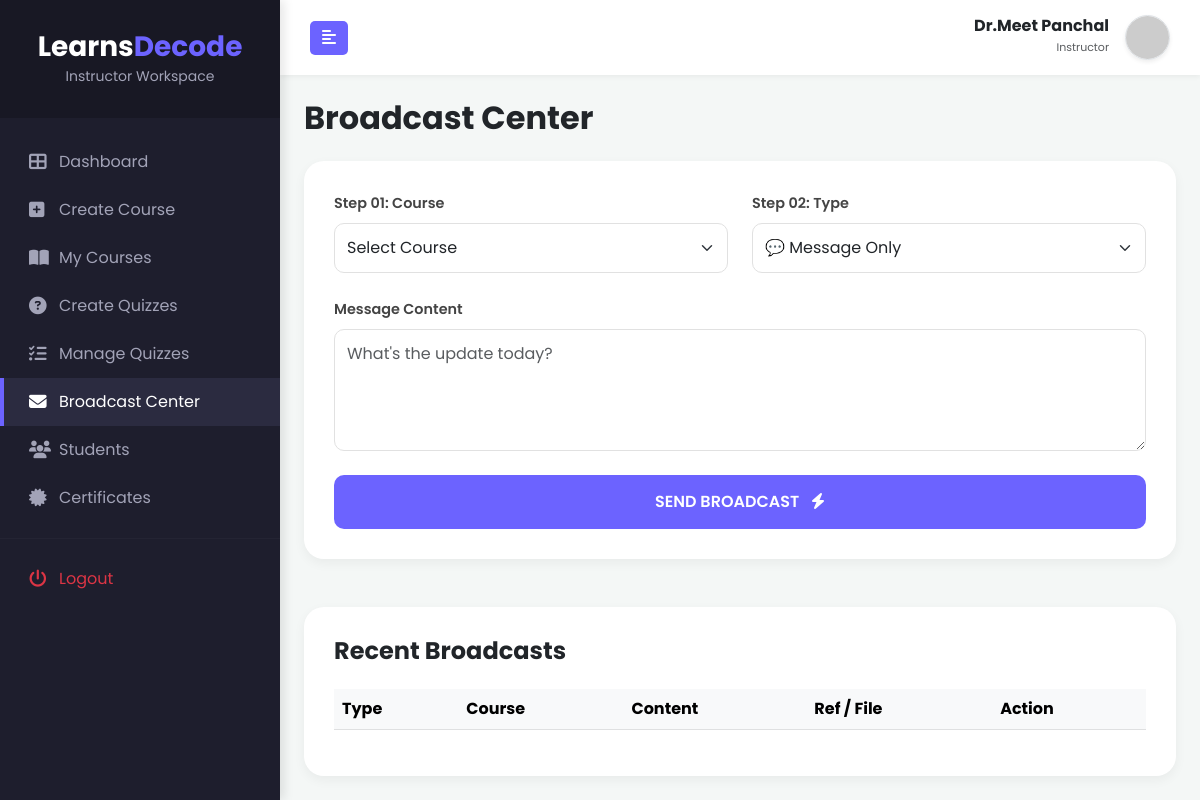
/instructor/broadcast_center.php (signed in), run on an earlier commit of the app's database.
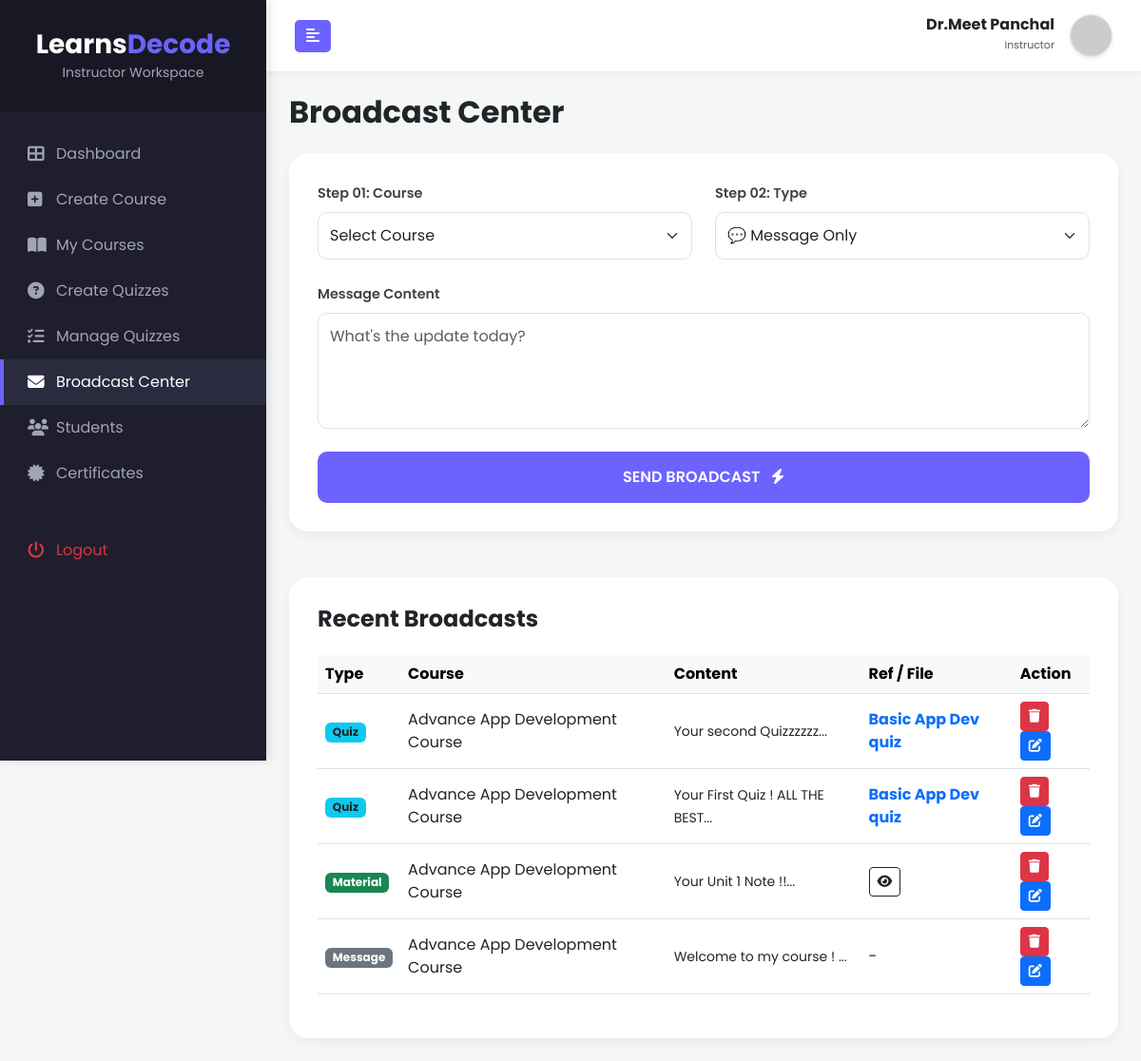
And on a later commit of the database.
### tables this page shows
CREATE TABLE `instructor_profiles` (
  `id` int(10) UNSIGNED NOT NULL,
  `user_id` int(10) UNSIGNED NOT NULL,
  `expertise` varchar(255) DEFAULT NULL,
  `bio` text DEFAULT NULL,
  `profile_pic` varchar(255) DEFAULT 'default-avatar.png',
  `facebook_link` varchar(255) DEFAULT NULL,
  `linkedin_link` varchar(255) DEFAULT NULL,
  `created_at` timestamp NOT NULL DEFAULT current_timestamp()
);

CREATE TABLE `users` (
  `id` int(10) UNSIGNED NOT NULL,
  `name` varchar(100) NOT NULL,
  `email` varchar(100) NOT NULL,
  `password` varchar(255) NOT NULL,
  `role` enum('student','instructor','admin') NOT NULL DEFAULT 'student',
  `created_at` timestamp NOT NULL DEFAULT current_timestamp(),
  `approved` tinyint(1) DEFAULT 1,
  `otp` varchar(10) DEFAULT NULL
);

CREATE TABLE `inbox_messages` (
  `id` int(11) NOT NULL,
  `sender_id` int(11) NOT NULL,
  `course_id` int(11) NOT NULL,
  `msg_type` enum('msg','material','quiz') NOT NULL,
  `quiz_id` int(11) DEFAULT NULL,
  `attachment_path` varchar(255) DEFAULT NULL,
  `content` text NOT NULL,
  `created_at` timestamp NOT NULL DEFAULT current_timestamp(),
  `is_read` tinyint(1) DEFAULT 0
);

CREATE TABLE `courses` (
  `id` int(10) UNSIGNED NOT NULL,
  `instructor_id` int(10) UNSIGNED NOT NULL,
  `category_id` int(10) DEFAULT NULL,
  `title` varchar(150) NOT NULL,
  `price` decimal(10,2) DEFAULT 0.00,
  `description` text DEFAULT NULL,
  `thumbnail` varchar(255) DEFAULT NULL,
  `status` enum('draft','published') DEFAULT 'draft',
  `created_at` timestamp NOT NULL DEFAULT current_timestamp()
);

CREATE TABLE `quizzes` (
  `id` int(10) UNSIGNED NOT NULL,
  `course_id` int(10) UNSIGNED NOT NULL,
  `title` varchar(150) NOT NULL,
  `total_marks` int(10) UNSIGNED DEFAULT 0,
  `created_at` timestamp NOT NULL DEFAULT current_timestamp(),
  `status` enum('draft','published') DEFAULT 'draft'
);

### instructor/broadcast_center.php (the view, shortened to what this page needs)
<?php
require '../config/config.php';
$instructor_id = $_SESSION['user_id'];
$profile_q = mysqli_query($conn ,"SELECT u.name, p.profile_pic FROM users u LEFT JOIN instructor_profiles p ON u.id = p.user_id WHERE u.id = $instructor_id");
$profile_data = mysqli_fetch_assoc($profile_q);
$p_img = (!empty($profile_data['profile_pic']) && $profile_data['profile_pic'] != 'default-avatar.png')
        ? "../uploads/profile/".$profile_data['profile_pic']
        : "https://ui-avatars.com/api/?name=".urlencode($profile_data['name'])."&background=6c63ff&color=fff";
?>
<!DOCTYPE html>
<html lang="en">
<head>
    <link href="https://cdn.jsdelivr.net/npm/bootstrap@5.3.0/dist/css/bootstrap.min.css" rel="stylesheet">
    <link rel="stylesheet" href="https://cdnjs.cloudflare.com/ajax/libs/font-awesome/6.4.0/css/all.min.css">
    <link href="https://unpkg.com/aos@2.3.1/dist/aos.css" rel="stylesheet">
    <link rel="stylesheet" href="https://cdnjs.cloudflare.com/ajax/libs/animate.css/4.1.1/animate.min.css"/>
</head>
<body>
<nav id="sidebar">
    <div class="sidebar-header">
        <h3 class="fw-bold text-white mb-0">Learns<span style="color:var(--primary-color)">Decode</span></h3>
        <small>Instructor Workspace</small>
    </div>
    <div class="nav-links">
        <a href="dashboard.php"><i class="fas fa-th-large"></i> Dashboard</a>
        <a href="add_course.php"><i class="fas fa-plus-square"></i> Create Course</a>
        <a href="manage_courses.php"><i class="fas fa-book-open"></i> My Courses</a>
        <a href="add_quiz.php"><i class="fas fa-question-circle"></i> Create Quizzes</a>
        <a href="manage_quizzes.php"><i class="fas fa-tasks"></i> Manage Quizzes</a>
        <a href="inbox.php" class="active"><i class="fas fa-envelope"></i> Broadcast Center </a>
        <a href="manage_students.php"><i class="fas fa-users"></i> Students</a>
        <a href="manage_certificates.php"><i class="fas fa-certificate"></i> Certificates</a>
        <hr style="border-color: rgba(255,255,255,0.1)">
        <a href="../logout.php" class="text-danger"><i class="fas fa-power-off"></i> Logout</a>
    </div>
</nav>
<div id="content">
    <nav class="navbar navbar-custom d-flex justify-content-between">
        <button type="button" id="sidebarCollapse">
            <i class="fas fa-align-left"></i>
        </button>
        <div class="user-info d-flex align-items-center">
            <div class="text-end me-3 d-none d-sm-block">
                <div class="fw-bold lh-1"><?= $profile_data['name']; ?></div>
                <small class="text-muted" style="font-size: 11px;">Instructor</small>
            </div>
            <img src="<?= $p_img ?>" class="rounded-circle shadow-sm border" width="45" height="45" style="object-fit: cover;">
        </div>
    </nav>
    <div class="container-fluid p-4">
        <h2 class="fw-bold mb-4" data-aos="fade-down">Broadcast Center </h2>
        <div class="broadcast-card" data-aos="fade-up">
            <form id="broadcastForm" enctype="multipart/form-data">
                <div class="row g-4">
                    <div class="col-md-6">
                        <label class="form-label">Step 01: Course</label>
                        <select class="form-select" name="course_id" id="course_id" required>
                            <option value="">Select Course</option>
                        </select>
                    </div>
                    <div class="col-md-6">
                        <label class="form-label">Step 02: Type</label>
                        <select class="form-select" name="msg_type" id="msg_type" required>
                            <option value="msg">💬 Message Only</option>
                        </select>
                    </div>
                    <div class="col-12">
                        <label class="form-label">Message Content</label>
                        <textarea class="form-control" name="content" rows="4" placeholder="What's the update today?" required></textarea>
                    </div>
                </div>
                <button type="submit" class="btn-launch mt-4" id="submitBtn">
                    SEND BROADCAST <i class="fas fa-bolt ms-2"></i>
                </button>
            </form>
        </div>
        <div class="broadcast-card mt-5" data-aos="fade-up">
            <h4 class="fw-bold mb-4">Recent Broadcasts </h4>
            <div class="table-responsive">
                <table class="table table-hover align-middle">
                    <thead class="table-light">
                        <tr>
                            <th>Type</th>
                            <th>Course</th>
                            <th>Content</th>
                            <th>Ref / File</th>
                            <th>Action</th>
                        </tr>
                    </thead>
                    <tbody id="broadcastList">
                        <?php
                        $fetch_sql = "SELECT m.*, c.title as course_title, q.title as quiz_title
                                     FROM inbox_messages m
                                     LEFT JOIN courses c ON m.course_id = c.id
                                     LEFT JOIN quizzes q ON m.quiz_id = q.id
                                     WHERE m.sender_id = $instructor_id
                                     ORDER BY m.created_at DESC";
                        $res = mysqli_query($conn, $fetch_sql);
                        while($row = mysqli_fetch_assoc($res)):
                        ?>
                        <tr id="row_<?= $row['id'] ?>">
                            <td>
                                <?php if($row['msg_type'] == 'quiz'): ?>
                                    <span class="badge bg-info text-dark">Quiz</span>
                                <?php elseif($row['msg_type'] == 'material'): ?>
                                    <span class="badge bg-success text-white">Material</span>
                                <?php else: ?>
                                    <span class="badge bg-secondary text-white">Message</span>
                                <?php endif; ?>
                            </td>
                            <td><?= $row['course_title'] ?></td>
                            <td><small><?= substr($row['content'], 0, 40) ?>...</small></td>
                            <td>
                                <?php if($row['msg_type'] == 'quiz'): ?>
                                    <span class="text-primary fw-bold"><?= $row['quiz_title'] ?></span>
                                <?php elseif($row['msg_type'] == 'material'): ?>
                                    <a href="../uploads/materials/<?= $row['attachment_path'] ?>" target="_blank" class="btn btn-sm btn-outline-dark"><i class="fas fa-eye"></i></a>
                                <?php else: ?> - <?php endif; ?>
                            </td>
                            <td>
                                <button class="btn btn-sm btn-danger" onclick="deleteBroadcast(<?= $row['id'] ?>)">
                                    <i class="fas fa-trash"></i>
                                </button>
                                <button class="btn btn-sm btn-primary" onclick="editBroadcast(<?= $row['id'] ?>, '<?= $row['msg_type'] ?>', '<?= addslashes($row['content']) ?>', <?= $row['course_id'] ?>, '<?= $row['quiz_id'] ?>')">
    <i class="fas fa-edit"></i>
</button>
                            </td>
                        </tr>
                        <?php endwhile; ?>
                    </tbody>
                </table>
            </div>
        </div>
    </div>
</div>
</body>
</html>

### instructor/broadcast_center.php (style rules this page uses)
:root { --sidebar-width: 280px; --primary-color: #6c63ff; --dark-bg: #1e1e2d; }
body { font-family: 'Poppins', sans-serif; background-color: #f4f7f6; overflow-x: hidden; }
#sidebar { width: var(--sidebar-width); height: 100vh; position: fixed; left: 0; top: 0; background: var(--dark-bg); color: #a2a3b7; transition: all 0.3s; z-index: 1000; box-shadow: 4px 0 10px rgba(0,0,0,0.1); }
.sidebar-header { padding: 30px 20px; text-align: center; background: rgba(0,0,0,0.2); }
.nav-links { padding: 20px 0; }
.nav-links a { padding: 12px 25px; display: flex; align-items: center; color: #a2a3b7; text-decoration: none; transition: 0.2s; border-left: 4px solid transparent; }
.nav-links a i { width: 30px; font-size: 1.1rem; }
.nav-links a:hover, .nav-links a.active { background: #2b2b40; color: #ffffff; border-left: 4px solid var(--primary-color); }
#content { width: calc(100% - var(--sidebar-width)); margin-left: var(--sidebar-width); transition: all 0.3s; min-height: 100vh; }
.navbar-custom { background: #ffffff; padding: 15px 30px; box-shadow: 0 2px 5px rgba(0,0,0,0.05); }
#sidebarCollapse { background: var(--primary-color); border: none; color: white; padding: 5px 12px; border-radius: 5px; }
.broadcast-card { background: white; border-radius: 20px; padding: 30px; border: none; box-shadow: 0 4px 12px rgba(0,0,0,0.05); }
.form-label { font-weight: 600; color: #444; margin-bottom: 8px; font-size: 0.9rem; }
.form-control, .form-select { border-radius: 10px; border: 1px solid #e1e1e1; padding: 12px; }
.btn-launch { background: var(--primary-color); color: #fff; border: none; border-radius: 10px; padding: 15px; width: 100%; font-weight: 600; transition: 0.3s; }

What changed in the data, as far as the page shows it:
added inbox_messages: msg_type "Quiz", course.title "Advance App Development Course", content "Your second Quizzzzzz", quizzes.title "Basic App Dev quiz"
added inbox_messages: msg_type "Quiz", course.title "Advance App Development Course", content "Your First Quiz ! ALL THE BEST", quizzes.title "Basic App Dev quiz"
added inbox_messages: msg_type "Material", course.title "Advance App Development Course", content "Your Unit 1 Note !!"
added inbox_messages: msg_type "Message", course.title "Advance App Development Course", content "Welcome to my course !"
